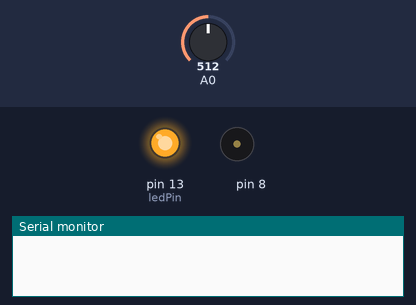
Recording of a sketch running on a simulated Arduino Uno, built with avr-gcc and run on an emulated ATmega328P. Parts: output pins drawn as LEDs (lit = HIGH), buzzer (waves = sounding), the last lines printed to the serial monitor. Inputs (shaded band) come from the test bench; at power-on: A0 = 512.

Above: at 0.1 s.
At 9.2 s:
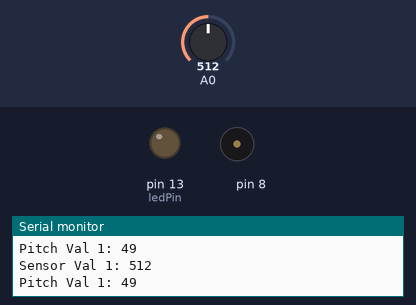
9.3 s: A0 set to 672
12.3 s: A0 set to 694
At 12.9 s:
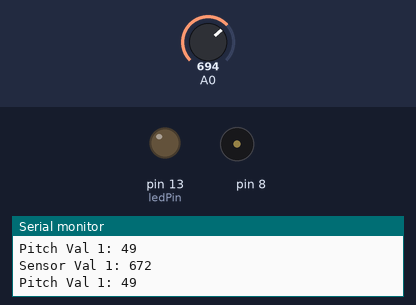
Timing chart, 0 to 15.3 s (numbered marks = the images above; inputs shaded):
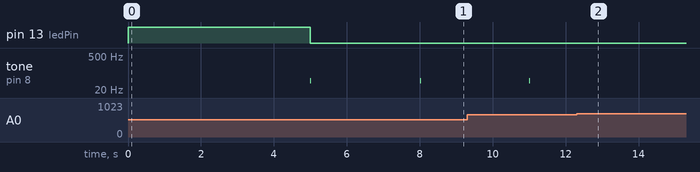

The sketch:

p06_LightTheremin.ino
```cpp
/*
  Arduino Starter Kit example
 Project 6  - Light Theremin

 This sketch is written to accompany Project 6 in the
 Arduino Starter Kit

 Parts required:
 photoresistor
 10 kilohm resistor
 piezo

 Created 13 September 2012
 by Scott Fitzgerald

 http://www.arduino.cc/starterKit

 This example code is part of the public domain
*/

// variable to hold sensor value
int sensorValue;
int sensorValue2,
    sensorValue3;
// variable to calibrate low value
int sensorLow = 1023;
// variable to calibrate high value
int sensorHigh = 0;
// LED pin
const int ledPin = 13;

void setup() {
  Serial.begin(9600);
  // Make the LED pin an output and turn it on
  pinMode(ledPin, OUTPUT);
  digitalWrite(ledPin, HIGH);

  // calibrate for the first five seconds after program runs
  while (millis() < 5000) {
    // record the maximum sensor value
    sensorValue = analogRead(A0);
    if (sensorValue > sensorHigh) {
      sensorHigh = sensorValue;
    }
    // record the minimum sensor value
    if (sensorValue < sensorLow) {
      sensorLow = sensorValue;
    }
  }
  Serial.print("Sensor LOW: ");
  Serial.println(sensorLow);
  Serial.print("Sensor HIGH: ");
  Serial.println(sensorHigh);
  // turn the LED off, signaling the end of the calibration period
  digitalWrite(ledPin, LOW);
}

  float lowBoundry = ((sensorHigh - sensorLow) / 3.0) + sensorLow;
  float highBoundry = sensorHigh - ((sensorHigh - sensorLow) / 3.0);
void loop() {


  //read the input from A0 and store it in a variable
  sensorValue = analogRead(A0);
  Serial.print("Sensor Val 1: ");
  Serial.println(sensorValue);

  int pitch = map(sensorValue, sensorLow, sensorHigh, 50, 4000);


  if(sensorValue >= sensorLow && sensorValue < lowBoundry){
      tone(8, pitch, 20);
      Serial.print("Pitch Val 1: ");
      Serial.println(pitch);
  }
  else if(sensorValue >= lowBoundry && sensorValue < highBoundry){
    tone(8, pitch, 20);
    Serial.print("Pitch Val 2: ");
      Serial.println(pitch);
  }
  else if(sensorValue >= highBoundry && sensorValue <= sensorHigh){
    tone(8, pitch, 20);
    Serial.print("Pitch Val 3: ");
    Serial.println(pitch);
  }

  // play the tone for 20 ms on pin 8

  //tone(8, pitch, 20);
  //tone(8, pitch2, 100);
  //tone(8, pitch3, 300);


  // wait for a moment
  delay(3000);
}
```

Measured:
- after the input at 12.3 s, tone on pin 8: stops changing and stays silent
- by itself, tone on pin 8: alternates 49 Hz for 0.02 s and silent for 3.0 s
